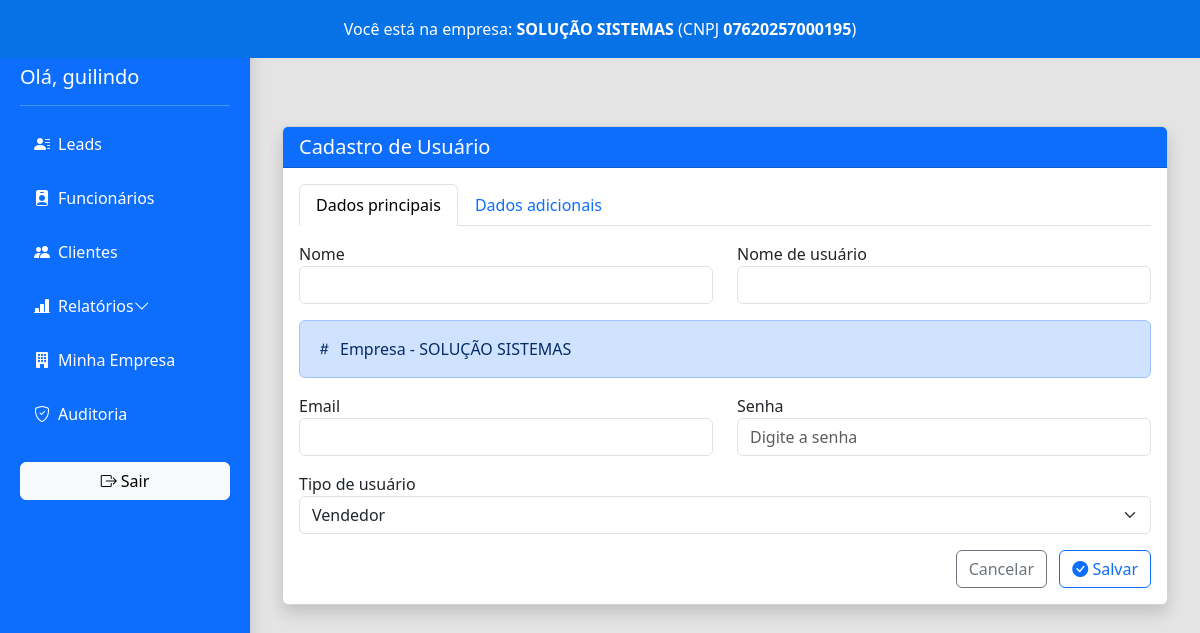
Page /criar_usuario (signed in) on the committed database.
### models.py (models this page shows, shortened)
class Usuario(db.Model, UserMixin):
    __tablename__ = 'usuario'  # 👈 se quiser explicitar
    codigo = db.Column(db.Integer, nullable=False)
    id = db.Column(db.Integer, primary_key=True)
    nome = db.Column(db.String(100), unique=True, nullable=False)
    nome_usuario = db.Column(db.String(50), unique=True)
    ativo = db.Column(db.Boolean, default=True)
    email = db.Column(db.String(120), nullable=True)
    senha_hash = db.Column(db.String(128), nullable=False)
    tipo = db.Column(db.String(20), nullable=False, default='vendedor')
    empresa_id = db.Column(db.Integer, db.ForeignKey('empresas.id'), nullable=True)
    empresa = db.relationship('Empresa', back_populates='usuarios')  # 🧠 nome explícito
    __table_args__ = (
        db.UniqueConstraint('codigo', 'empresa_id'),
    )

class Empresa(db.Model):
    __tablename__ = 'empresas'
    id = db.Column(db.Integer, primary_key=True)
    nome = db.Column(db.String(100), nullable=False, unique=True)
    slug = db.Column(db.String(100), nullable=False, unique=True)
    plano = db.Column(db.String(50), default='gratuito')
    criada_em = db.Column(db.DateTime, default=datetime.utcnow)
    cnpj = db.Column(db.String(20), nullable=True)
    telefone = db.Column(db.String(50), nullable=True)
    email = db.Column(db.String(120), nullable=True)
    endereco = db.Column(db.String(200), nullable=True)
    cidade = db.Column(db.String(50), nullable=True)
    estado = db.Column(db.String(2), nullable=True)
    representante = db.Column(db.String(100), nullable=True)
    codigo = db.Column(db.String(20), unique=True, nullable=False, default=lambda: str(uuid.uuid4())[:8])
    usuarios = db.relationship('Usuario', back_populates='empresa')  # ✅ conexão bidirecional

### app.py (the view, shortened to what this page needs)
@app.route('/criar_usuario', methods=['GET', 'POST'])
@login_required
@permissoes_requeridas('admin')
def criar_usuario():
    return render_template('criar_usuario.html')

### app.py (called while the page is built)
def permissoes_requeridas(*tipos_permitidos):
    def decorator(f):
        @wraps(f)
        def wrapper(*args, **kwargs):
            if current_user.tipo not in tipos_permitidos:
                abort(403)  # acesso proibido
            return f(*args, **kwargs)
        return wrapper
    return decorator

@login_manager.user_loader
def load_user(user_id):
    return db.session.get(Usuario, int(user_id))

@app.context_processor
def inject_empresa():
    if current_user.is_authenticated:
        return {'empresa': current_user.empresa}
    return {'empresa': None}

### templates/criar_usuario.html (shortened to what this page needs)
{% extends 'base.html' %}
{% block conteudo %}
<div class="container mt-5">
  <div class="card shadow">
    <div class="card-header bg-primary text-white">
      <h5 class="mb-0">Cadastro de Usuário</h5>
    </div>
    <div class="card-body">
      <form action="/criar_usuario" method="POST" id="form_usuario">
        <ul class="nav nav-tabs" id="usuarioTabs" role="tablist">
          <li class="nav-item" role="presentation">
            <button class="nav-link active" id="dados-tab" data-bs-toggle="tab"
                    data-bs-target="#dados" type="button" role="tab">Dados principais</button>
          </li>
          <li class="nav-item" role="presentation">
            <button class="nav-link" id="extras-tab" data-bs-toggle="tab"
                    data-bs-target="#extras" type="button" role="tab">Dados adicionais</button>
          </li>
        </ul>
        <div class="tab-content mt-3" id="usuarioTabsContent">
          <div class="tab-pane fade show active" id="dados" role="tabpanel">
            <div class="row">
              <div class="col-md-6 mb-3">
                <label>Nome</label>
                <input type="text" name="nome" class="form-control" required value="{{ nome or '' }}">
              </div>
              <div class="col-md-6 mb-3">
                <label>Nome de usuário</label>
                <input type="text" name="nome_usuario" class="form-control" required value="{{ nome_usuario or '' }}">
              </div>
            </div>
            <div class="alert alert-primary d-flex align-items-center" role="alert">
              <i class="bi bi-hash me-2"></i>
              <div>Empresa - {{ current_user.empresa.nome }}</div>
            </div>
            <div class="row">
              <div class="col-md-6 mb-3">
                <label>Email</label>
                <input type="email" name="email" class="form-control" value="{{ email or '' }}">
              </div>
              <div class="col-md-6 mb-3">
                <label>Senha</label>
                <input type="password" name="senha" class="form-control" required placeholder="Digite a senha">
              </div>
            </div>
            <div class="mb-3">
              <label>Tipo de usuário</label>
              <select name="tipo" class="form-select">
                <option value="vendedor" {% if tipo == 'vendedor' %}selected{% endif %}>Vendedor</option>
              </select>
            </div>
          </div>
        <div class="text-end mt-3">
          <a href="{{ url_for('listar_funcionarios') }}" class="btn btn-outline-secondary me-2">Cancelar</a>
          <button type="submit" class="btn btn-outline-primary">
            <i class="bi bi-check-circle-fill"></i> Salvar
          </button>
        </div>
      </form>
    </div>
  </div>
</div>
    </div>
{% endblock%}

### templates/base.html (shortened to what this page needs)
<!DOCTYPE html>
<html lang="pt-br">
<head>
  <link href="https://cdn.jsdelivr.net/npm/bootstrap@5.3.0/dist/css/bootstrap.min.css" rel="stylesheet">
  <link href="https://cdn.jsdelivr.net/npm/bootstrap-icons/font/bootstrap-icons.css" rel="stylesheet">
  <link rel="stylesheet" href="https://cdn.datatables.net/1.13.6/css/jquery.dataTables.min.css">
  <link rel="stylesheet" href="{{ url_for('static', filename='css/leads.css') }}">
</head>
<body>
  {% if current_user.is_authenticated %}
  <div class="sidebar shadow">
    <h4 class="mb-3">Solução Leads</h4>
    <h5> Olá, {{ current_user.nome_usuario }}</h5>
    <hr class="mb-3">
    <ul class="nav flex-column">
  <li class="nav-item"><a class="nav-link" href="/"><i class="bi bi-person-lines-fill"></i> Leads</a></li>
  <li class="nav-item"><a class="nav-link" href="/listar_funcionarios"><i class="bi bi-person-badge-fill"></i> Funcionários</a></li>
  <li class="nav-item"><a class="nav-link" href="/listar_clientes"><i class="bi bi-people-fill"></i> Clientes</a></li>
<li class="nav-item">
  <a class="nav-link" data-bs-toggle="collapse" href="#submenuRelatorios" role="button" aria-expanded="false" aria-controls="submenuRelatorios">
    <i class="bi bi-bar-chart-line-fill"></i> Relatórios
    <i class="bi bi-chevron-down float-end"></i>
  </a>
</li>
  <li class="nav-item"><a class="nav-link" href="{{ url_for('minha_empresa') }}"><i class="bi bi-building-fill"></i> Minha Empresa</a></li>
  {% if current_user.tipo == 'admin' %}
  <li class="nav-item"><a class="nav-link" href="{{ url_for('painel_logs') }}"><i class="bi bi-shield-check"></i> Auditoria</a></li>
  {% endif %}
  <li class="nav-item mt-3">
    <a class="btn btn-light w-100" href="/logout"><i class="bi bi-box-arrow-right"></i> Sair</a>
  </li>
</ul>
  </div>
  <header class="empresa-header">
    {% if empresa %}
    <div class="alert text-center mb-0 rounded-0">
      Você está na empresa: <strong>{{ empresa.nome }}</strong> (CNPJ <strong>{{ empresa.cnpj }}</strong>)
    </div>
    {% endif %}
  </header>
  {% endif %}
  <div class="content">
    {% block conteudo %}{% endblock %}
</body>
</html>

### static/css/leads.css (style rules this page uses)
body { background-color: rgb(228, 228, 228); }
.sidebar { width: 250px; background-color: #1378dd; color: #fff; padding: 24px; height: 100vh; position: fixed; top: 0; left: 0; box-shadow: 2px 0 10px rgba(0,0,0,0.05); }
.sidebar h4 { color: #fff; font-weight: 600; }
.sidebar .nav-link { color: #fff; padding: 10px 14px; border-radius: 6px; display: flex; align-items: center; margin-bottom: 10px; font-weight: 500; transition: background 0.2s ease; }
.sidebar .nav-link i { margin-right: 8px; }

### templates/base.html (style rules this page uses)
body { display: flex; min-height: 100vh; flex-direction: column; }
.content { margin-left: 270px; padding: 20px; flex: 1; }
.empresa-header .alert { margin: 0; margin-left: 250px; border-radius: 0; background-color: #0672e6; color: white; width: calc(100% - 250px); position: sticky; top: 56px; z-index: 1040; }
.sidebar { position: fixed; left: 0; width: 250px; height: 100vh; z-index: 1030; background-color: #0d6efd; padding: 20px; overflow-y: auto; }
@media (max-width: 1440px) { .empresa-header .alert { margin-left: 0; width: 100%; text-align: center; } }
@media (max-width: 1440px) { .sidebar { left: 0; width: 250px; } }
@media (max-width: 1440px) { .content { margin-left: 250px; } }

### rows in the picture
Usuario: nome_usuario "guilindo"
Empresa: nome "SOLUÇÃO SISTEMAS", cnpj "07620257000195", empresa.nome "SOLUÇÃO SISTEMAS"
